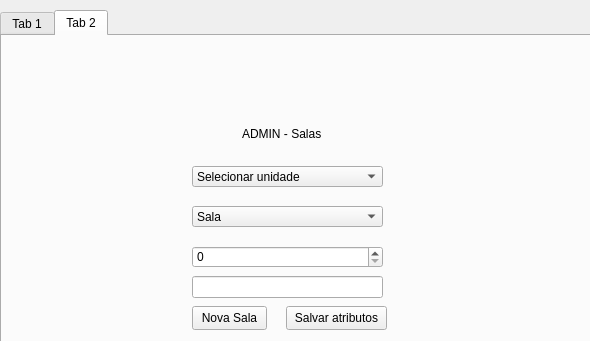
<?xml version="1.0" encoding="UTF-8"?>
<ui version="4.0">
 <class>Adminmodel</class>
 <widget class="QDialog" name="Adminmodel">
  <property name="geometry">
   <rect>
    <x>0</x>
    <y>0</y>
    <width>590</width>
    <height>341</height>
   </rect>
  </property>
  <property name="windowTitle">
   <string>Dialog</string>
  </property>
  <widget class="QTabWidget" name="tabWidget">
   <property name="geometry">
    <rect>
     <x>0</x>
     <y>10</y>
     <width>591</width>
     <height>341</height>
    </rect>
   </property>
   <property name="currentIndex">
    <number>1</number>
   </property>
   <widget class="QWidget" name="tab">
    <attribute name="title">
     <string>Tab 1</string>
    </attribute>
    <widget class="QPushButton" name="btnNovaUnidade">
     <property name="geometry">
      <rect>
       <x>220</x>
       <y>140</y>
       <width>151</width>
       <height>24</height>
      </rect>
     </property>
     <property name="text">
      <string>Cadastrar Unidade</string>
     </property>
    </widget>
    <widget class="QPushButton" name="btnGerenciarUnidade">
     <property name="geometry">
      <rect>
       <x>220</x>
       <y>180</y>
       <width>151</width>
       <height>24</height>
      </rect>
     </property>
     <property name="text">
      <string>Gerenciar Unidade</string>
     </property>
    </widget>
    <widget class="QPushButton" name="btnRemoverUnidade">
     <property name="geometry">
      <rect>
       <x>220</x>
       <y>220</y>
       <width>151</width>
       <height>24</height>
      </rect>
     </property>
     <property name="text">
      <string>Remover Unidade</string>
     </property>
    </widget>
    <widget class="QPushButton" name="btnRegrasUnidade">
     <property name="geometry">
      <rect>
       <x>220</x>
       <y>260</y>
       <width>151</width>
       <height>24</height>
      </rect>
     </property>
     <property name="text">
      <string>Regras da Unidade</string>
     </property>
    </widget>
    <widget class="QLabel" name="label_2">
     <property name="geometry">
      <rect>
       <x>240</x>
       <y>90</y>
       <width>131</width>
       <height>20</height>
      </rect>
     </property>
     <property name="text">
      <string>ADMIN - Unidades</string>
     </property>
    </widget>
    <widget class="QLabel" name="label_6">
     <property name="geometry">
      <rect>
       <x>240</x>
       <y>10</y>
       <width>101</width>
       <height>81</height>
      </rect>
     </property>
     <property name="text">
      <string/>
     </property>
     <property name="pixmap">
      <pixmap>logoSL.png</pixmap>
     </property>
     <property name="scaledContents">
      <bool>true</bool>
     </property>
    </widget>
   </widget>
   <widget class="QWidget" name="tab_2">
    <attribute name="title">
     <string>Tab 2</string>
    </attribute>
    <widget class="QComboBox" name="comboUnidades">
     <property name="geometry">
      <rect>
       <x>190</x>
       <y>130</y>
       <width>191</width>
       <height>21</height>
      </rect>
     </property>
     <item>
      <property name="text">
       <string>Selecionar unidade</string>
      </property>
     </item>
    </widget>
    <widget class="QLabel" name="label_5">
     <property name="geometry">
      <rect>
       <x>240</x>
       <y>10</y>
       <width>101</width>
       <height>81</height>
      </rect>
     </property>
     <property name="text">
      <string/>
     </property>
     <property name="pixmap">
      <pixmap>logoSL.png</pixmap>
     </property>
     <property name="scaledContents">
      <bool>true</bool>
     </property>
    </widget>
    <widget class="QLabel" name="label">
     <property name="geometry">
      <rect>
       <x>240</x>
       <y>90</y>
       <width>131</width>
       <height>16</height>
      </rect>
     </property>
     <property name="text">
      <string>ADMIN - Salas</string>
     </property>
    </widget>
    <widget class="QComboBox" name="comboSalasEdicao">
     <property name="geometry">
      <rect>
       <x>190</x>
       <y>170</y>
       <width>191</width>
       <height>21</height>
      </rect>
     </property>
     <item>
      <property name="text">
       <string>Sala </string>
      </property>
     </item>
    </widget>
    <widget class="QSpinBox" name="spinCapacidade">
     <property name="geometry">
      <rect>
       <x>190</x>
       <y>210</y>
       <width>191</width>
       <height>22</height>
      </rect>
     </property>
    </widget>
    <widget class="QLineEdit" name="txtRecursos">
     <property name="geometry">
      <rect>
       <x>190</x>
       <y>240</y>
       <width>191</width>
       <height>22</height>
      </rect>
     </property>
    </widget>
    <widget class="QPushButton" name="btnNovaSala">
     <property name="geometry">
      <rect>
       <x>190</x>
       <y>270</y>
       <width>75</width>
       <height>24</height>
      </rect>
     </property>
     <property name="text">
      <string>Nova Sala</string>
     </property>
    </widget>
    <widget class="QPushButton" name="btnSalvarAtributosSala">
     <property name="geometry">
      <rect>
       <x>284</x>
       <y>270</y>
       <width>101</width>
       <height>24</height>
      </rect>
     </property>
     <property name="text">
      <string>Salvar atributos</string>
     </property>
    </widget>
   </widget>
  </widget>
 </widget>
 <resources/>
 <connections/>
</ui>
